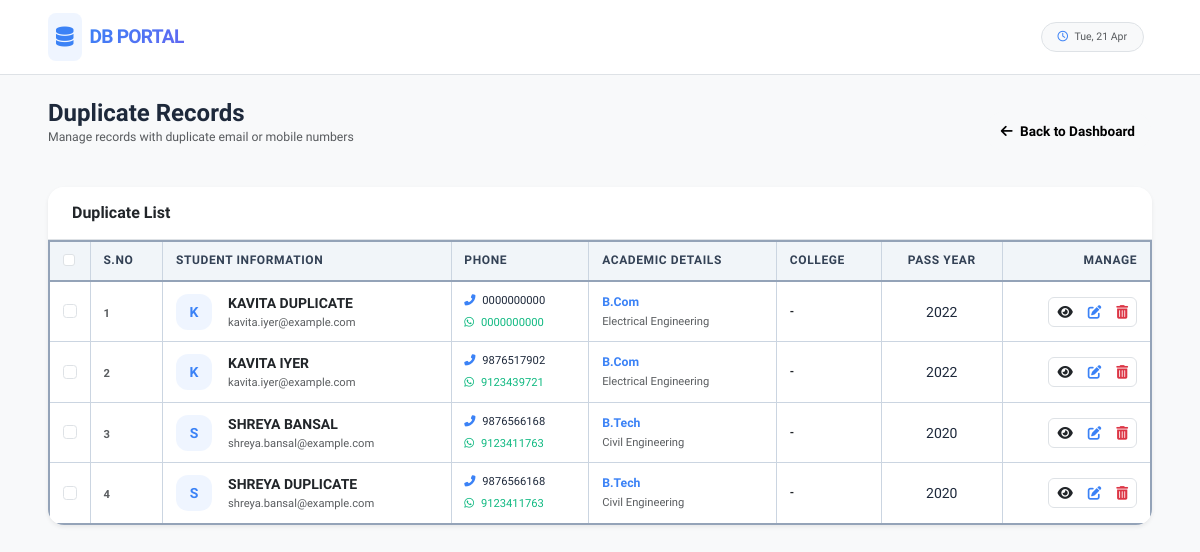
Page /duplicates/ on the committed database.
### students/models.py (models this page shows, shortened)
class Student(models.Model):
    name = models.CharField(max_length=255, null=True, blank=True)
    email = models.EmailField(null=True, blank=True)
    mobile = models.CharField(max_length=15, null=True, blank=True)
    whatsapp = models.CharField(max_length=15, null=True, blank=True)
    degree = models.CharField(max_length=100, null=True, blank=True)
    department = models.CharField(max_length=100, null=True, blank=True)
    passed_out_year = models.IntegerField(null=True, blank=True)
    form_name = models.CharField(max_length=255, null=True, blank=True)
    college_name = models.CharField(max_length=255, null=True, blank=True)
    created_at = models.DateTimeField(auto_now_add=True)
    updated_at = models.DateTimeField(auto_now=True)
    class Meta:
        ordering = ['-created_at']

### students/views.py (the view)
# urls.py: path('duplicates/', views.duplicate_list, name='duplicates'),
def duplicate_list(request):
    from django.db.models import Count
    duplicate_emails = Student.objects.values('email').annotate(c=Count('email')).filter(c__gt=1).values_list('email', flat=True)
    duplicate_mobiles = Student.objects.values('mobile').annotate(c=Count('mobile')).filter(c__gt=1).values_list('mobile', flat=True)
    queryset = Student.objects.filter(Q(email__in=duplicate_emails) | Q(mobile__in=duplicate_mobiles)).order_by('email', 'mobile')
    context = {
        'students': queryset,
        'is_duplicate_view': True,
    }
    return render(request, 'students/duplicates.html', context)

### templates/students/duplicates.html (shortened to what this page needs)
{% extends 'base.html' %}
{% block content %}
<div class="d-flex justify-content-between align-items-center mb-4">
    <div>
        <h4 class="fw-bold mb-0">Duplicate Records</h4>
        <p class="text-muted small">Manage records with duplicate email or mobile numbers</p>
    </div>
    <a href="{% url 'dashboard' %}" class="btn btn-light btn-sm rounded-pill px-3">
        <i class="fas fa-arrow-left me-1"></i> Back to Dashboard
    </a>
</div>
<div class="card border-0 shadow-sm overflow-hidden mb-5">
    <div class="card-header bg-white py-3 px-4 d-flex justify-content-between align-items-center border-bottom">
        <h6 class="mb-0 fw-bold text-dark">Duplicate List</h6>
    </div>
    <form id="bulkDeleteForm" method="post" action="{% url 'bulk_delete' %}">
        <div class="table-responsive">
            <table class="table table-hover align-middle mb-0 custom-table excel-mode">
                <thead>
                    <tr>
                        <th class="ps-4" style="width: 40px;">
                            <input type="checkbox" id="selectAll" class="form-check-input">
                        </th>
                        <th>S.NO</th>
                        <th>STUDENT INFORMATION</th>
                        <th>PHONE</th>
                        <th>ACADEMIC DETAILS</th>
                        <th>COLLEGE</th>
                        <th class="text-center">PASS YEAR</th>
                        <th class="text-end pe-4">MANAGE</th>
                    </tr>
                </thead>
                <tbody id="studentTableBody">
                    {% for student in students %}
                    <tr>
                        <td class="ps-4">
                            <input type="checkbox" name="student_ids" value="{{ student.id }}" class="form-check-input student-checkbox">
                        </td>
                        <td><span class="text-muted fw-bold x-small">{{ forloop.counter }}</span></td>
                        <td>
                            <div class="d-flex align-items-center">
                                <div class="avatar-box me-3">
                                    {{ student.name|slice:":1"|upper }}
                                </div>
                                <div>
                                    <div class="fw-bold text-dark mb-0 text-uppercase">{{ student.name }}</div>
                                    <div class="x-small text-muted">{{ student.email|default:"No Email" }}</div>
                                </div>
                            </div>
                        </td>
                        <td>
                            <div class="x-small">
                                <div class="mb-1"><i class="fas fa-phone-alt text-primary me-1"></i> {{ student.mobile }}</div>
                                <div class="text-success"><i class="fab fa-whatsapp me-1"></i> {{ student.whatsapp }}</div>
                            </div>
                        </td>
                        <td>
                            <div class="fw-bold text-primary small">{{ student.degree }}</div>
                            <div class="x-small text-muted">{{ student.department }}</div>
                        </td>
                        <td>
                            <div class="x-small fw-bold text-dark text-uppercase">{{ student.college_name|default:"-" }}</div>
                        </td>
                        <td class="text-center font-weight-bold">{{ student.passed_out_year }}</td>
                        <td class="text-end pe-4">
                            <div class="btn-group btn-group-sm border rounded">
                                <button type="button" class="btn btn-white border-0 text-dark py-1 px-2 view-btn"
                                        data-bs-toggle="modal" data-bs-target="#viewStudentModal"
                                        data-name="{{ student.name|default:'' }}" data-email="{{ student.email|default:'No Email' }}"
                                        data-mobile="{{ student.mobile|default:'-' }}" data-whatsapp="{{ student.whatsapp|default:'-' }}"
                                        data-degree="{{ student.degree|default:'-' }}" data-department="{{ student.department|default:'-' }}"
                                        data-year="{{ student.passed_out_year|default:'-' }}" data-college="{{ student.college_name|default:'-' }}">
                                    <i class="fas fa-eye"></i>
                                </button>
                                <button type="button" class="btn btn-white border-0 text-primary py-1 px-2 edit-btn"
                                        data-bs-toggle="modal" data-bs-target="#editStudentModal"
                                        data-id="{{ student.id }}" data-name="{{ student.name }}"
                                        data-email="{{ student.email }}"
                                        data-mobile="{{ student.mobile }}" data-whatsapp="{{ student.whatsapp }}"
                                        data-degree="{{ student.degree }}" data-department="{{ student.department }}"
                                        data-year="{{ student.passed_out_year }}" data-college="{{ student.college_name|default:'' }}">
                                    <i class="fas fa-edit"></i>
                                </button>
                                <button type="button" class="btn btn-white border-0 text-danger py-1 px-2 delete-btn"
                                        data-bs-toggle="modal" data-bs-target="#deleteStudentModal"
                                        data-id="{{ student.id }}" data-name="{{ student.name }}">
                                    <i class="fas fa-trash-alt"></i>
                                </button>
                            </div>
                        </td>
                    </tr>
                    {% endfor %}
                </tbody>
            </table>
        </div>
    </form>
</div>
{% endblock %}

### static/css/style.css (style rules this page uses)
:root { --primary: #3b82f6; --primary-soft: rgba(59, 130, 246, 0.08); --secondary: #64748b; --success: #10b981; --success-soft: rgba(16, 185, 129, 0.08); --warning: #f59e0b; --danger: #ef4444; --bg-main: #fcfdfe; --card-bg: #ffffff; --text-main: #1e293b; --text-muted: #64748b; --border-light: #f1f5f9; --border-medium: #e2e8f0; --shadow-sm: 0 1px 2px 0 rgba(0, 0, 0, 0.05); --shadow-md: 0 4px 6px -1px rgba(0, 0, 0, 0.1), 0 2px 4px -1px rgba(0, 0, 0, 0.06); --shadow-lg: 0 10px 15px -3px rgba(0, 0, 0, 0.05), 0 4px 6px -2px rgba(0, 0, 0, 0.02); }
body { font-family: 'Plus Jakarta Sans', sans-serif; background-color: var(--bg-main); color: var(--text-main); font-size: 0.875rem; line-height: 1.6; -webkit-font-smoothing: antialiased; }
.card { background: var(--card-bg); border: 1px solid var(--border-medium); border-radius: 1rem; box-shadow: var(--shadow-sm); transition: transform 0.2s ease, box-shadow 0.2s ease; }
.btn { border-radius: 0.75rem; padding: 0.55rem 1.2rem; font-weight: 600; font-size: 0.85rem; transition: all 0.2s; }
.custom-table { border-collapse: separate; border-spacing: 0; }
.custom-table thead th { background-color: #f8fafc; color: var(--text-muted); font-weight: 700; font-size: 0.75rem; text-transform: uppercase; letter-spacing: 0.05em; padding: 1.1rem 1.25rem; border-bottom: 2px solid var(--border-light); }
.custom-table tbody tr { transition: background-color 0.15s; }
.custom-table tbody td { padding: 0.75rem 1rem; color: var(--text-main); border: 1px solid #cbd5e1 !important; }
.custom-table thead th { border: 1px solid #cbd5e1 !important; background-color: #f1f5f9 !important; }
.excel-mode { border: 2px solid #94a3b8 !important; border-collapse: collapse !important; }
.excel-mode th, .excel-mode td { border: 1px solid #cbd5e1 !important; padding: 0.6rem 0.8rem !important; }
.excel-mode thead th { background-color: #f1f5f9 !important; color: #334155 !important; border-bottom: 2px solid #94a3b8 !important; }
.avatar-box { width: 36px; height: 36px; border-radius: 0.75rem; background: var(--primary-soft); color: var(--primary); font-weight: 700; display: flex; align-items: center; justify-content: center; }
.x-small { font-size: 0.75rem; }
.text-primary { color: var(--primary) !important; }
.text-success { color: var(--success) !important; }

### templates/base.html (style rules this page uses)
.x-small { font-size: 0.7rem; }

### rows in the picture
Student: name "K", name "KAVITA DUPLICATE", email "kavita.iyer@example.com", mobile "0000000000", whatsapp "0000000000", degree "B.Com", department "Electrical Engineering", college_name "-", passed_out_year "2022"
Student: name "K", name "KAVITA IYER", email "kavita.iyer@example.com", mobile "9876517902", whatsapp "9123439721", degree "B.Com", department "Electrical Engineering", college_name "-", passed_out_year "2022"
Student: name "S", name "SHREYA BANSAL", email "shreya.bansal@example.com", mobile "9876566168", whatsapp "9123411763", degree "B.Tech", department "Civil Engineering", college_name "-", passed_out_year "2020"
Student: name "S", name "SHREYA DUPLICATE", email "shreya.bansal@example.com", mobile "9876566168", whatsapp "9123411763", degree "B.Tech", department "Civil Engineering", college_name "-", passed_out_year "2020"
